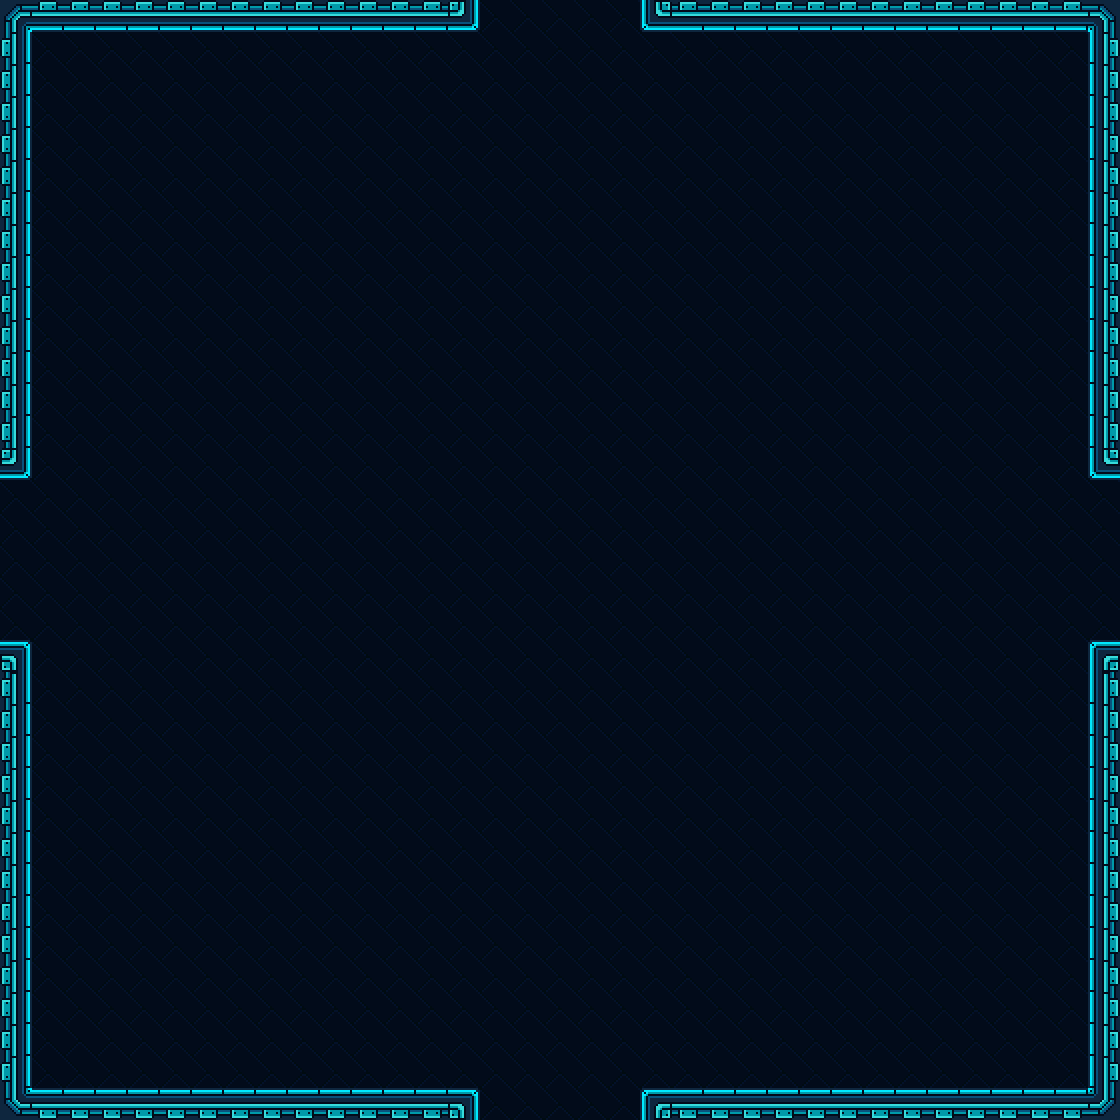

A 2D game scene composited from a Tiled map and its tileset images. What follows is a short description and the map's XML, with every tile layer's data as written:
An orthogonal 35x35 tile map with 32x32 px tiles, 1 tile layer (Tile Layer 1), 2 tilesets.

<map version="1.2" tiledversion="1.3.5" orientation="orthogonal" renderorder="right-down" width="35" height="35" tilewidth="32" tileheight="32" infinite="0" nextlayerid="2" nextobjectid="1">
 <editorsettings>
  <export target="base35.csv" format="csv" />
 </editorsettings>
 <properties>
  <property name="background" type="int" value="0" />
  <property name="ladder" type="int" value="3" />
  <property name="platform" type="int" value="2" />
  <property name="solid" type="int" value="1" />
 </properties>
 <tileset firstgid="1" source="../SDLGameTileset.tsx" />
 <tileset firstgid="25" source="../../../MapTiles/sciFiTiles.tsx" />
 <layer id="1" name="Tile Layer 1" width="35" height="35">
  <data encoding="csv">
34,30,30,30,30,30,30,30,30,30,30,30,30,30,38,26,26,26,26,26,39,30,30,30,30,30,30,30,30,30,30,30,30,30,35,
32,26,26,26,26,26,26,26,26,26,26,26,26,26,26,26,26,26,26,26,26,26,26,26,26,26,26,26,26,26,26,26,26,26,33,
32,26,26,26,26,26,26,26,26,26,26,26,26,26,26,26,26,26,26,26,26,26,26,26,26,26,26,26,26,26,26,26,26,26,33,
32,26,26,26,26,26,26,26,26,26,26,26,26,26,26,26,26,26,26,26,26,26,26,26,26,26,26,26,26,26,26,26,26,26,33,
32,26,26,26,26,26,26,26,26,26,26,26,26,26,26,26,26,26,26,26,26,26,26,26,26,26,26,26,26,26,26,26,26,26,33,
32,26,26,26,26,26,26,26,26,26,26,26,26,26,26,26,26,26,26,26,26,26,26,26,26,26,26,26,26,26,26,26,26,26,33,
32,26,26,26,26,26,26,26,26,26,26,26,26,26,26,26,26,26,26,26,26,26,26,26,26,26,26,26,26,26,26,26,26,26,33,
32,26,26,26,26,26,26,26,26,26,26,26,26,26,26,26,26,26,26,26,26,26,26,26,26,26,26,26,26,26,26,26,26,26,33,
32,26,26,26,26,26,26,26,26,26,26,26,26,26,26,26,26,26,26,26,26,26,26,26,26,26,26,26,26,26,26,26,26,26,33,
32,26,26,26,26,26,26,26,26,26,26,26,26,26,26,26,26,26,26,26,26,26,26,26,26,26,26,26,26,26,26,26,26,26,33,
32,26,26,26,26,26,26,26,26,26,26,26,26,26,26,26,26,26,26,26,26,26,26,26,26,26,26,26,26,26,26,26,26,26,33,
32,26,26,26,26,26,26,26,26,26,26,26,26,26,26,26,26,26,26,26,26,26,26,26,26,26,26,26,26,26,26,26,26,26,33,
32,26,26,26,26,26,26,26,26,26,26,26,26,26,26,26,26,26,26,26,26,26,26,26,26,26,26,26,26,26,26,26,26,26,33,
32,26,26,26,26,26,26,26,26,26,26,26,26,26,26,26,26,26,26,26,26,26,26,26,26,26,26,26,26,26,26,26,26,26,33,
38,26,26,26,26,26,26,26,26,26,26,26,26,26,26,26,26,26,26,26,26,26,26,26,26,26,26,26,26,26,26,26,26,26,39,
26,26,26,26,26,26,26,26,26,26,26,26,26,26,26,26,26,26,26,26,26,26,26,26,26,26,26,26,26,26,26,26,26,26,26,
26,26,26,26,26,26,26,26,26,26,26,26,26,26,26,26,26,26,26,26,26,26,26,26,26,26,26,26,26,26,26,26,26,26,26,
26,26,26,26,26,26,26,26,26,26,26,26,26,26,26,26,26,26,26,26,26,26,26,26,26,26,26,26,26,26,26,26,26,26,26,
26,26,26,26,26,26,26,26,26,26,26,26,26,26,26,26,26,26,26,26,26,26,26,26,26,26,26,26,26,26,26,26,26,26,26,
26,26,26,26,26,26,26,26,26,26,26,26,26,26,26,26,26,26,26,26,26,26,26,26,26,26,26,26,26,26,26,26,26,26,26,
40,26,26,26,26,26,26,26,26,26,26,26,26,26,26,26,26,26,26,26,26,26,26,26,26,26,26,26,26,26,26,26,26,26,41,
32,26,26,26,26,26,26,26,26,26,26,26,26,26,26,26,26,26,26,26,26,26,26,26,26,26,26,26,26,26,26,26,26,26,33,
32,26,26,26,26,26,26,26,26,26,26,26,26,26,26,26,26,26,26,26,26,26,26,26,26,26,26,26,26,26,26,26,26,26,33,
32,26,26,26,26,26,26,26,26,26,26,26,26,26,26,26,26,26,26,26,26,26,26,26,26,26,26,26,26,26,26,26,26,26,33,
32,26,26,26,26,26,26,26,26,26,26,26,26,26,26,26,26,26,26,26,26,26,26,26,26,26,26,26,26,26,26,26,26,26,33,
32,26,26,26,26,26,26,26,26,26,26,26,26,26,26,26,26,26,26,26,26,26,26,26,26,26,26,26,26,26,26,26,26,26,33,
32,26,26,26,26,26,26,26,26,26,26,26,26,26,26,26,26,26,26,26,26,26,26,26,26,26,26,26,26,26,26,26,26,26,33,
32,26,26,26,26,26,26,26,26,26,26,26,26,26,26,26,26,26,26,26,26,26,26,26,26,26,26,26,26,26,26,26,26,26,33,
32,26,26,26,26,26,26,26,26,26,26,26,26,26,26,26,26,26,26,26,26,26,26,26,26,26,26,26,26,26,26,26,26,26,33,
32,26,26,26,26,26,26,26,26,26,26,26,26,26,26,26,26,26,26,26,26,26,26,26,26,26,26,26,26,26,26,26,26,26,33,
32,26,26,26,26,26,26,26,26,26,26,26,26,26,26,26,26,26,26,26,26,26,26,26,26,26,26,26,26,26,26,26,26,26,33,
32,26,26,26,26,26,26,26,26,26,26,26,26,26,26,26,26,26,26,26,26,26,26,26,26,26,26,26,26,26,26,26,26,26,33,
32,26,26,26,26,26,26,26,26,26,26,26,26,26,26,26,26,26,26,26,26,26,26,26,26,26,26,26,26,26,26,26,26,26,33,
32,26,26,26,26,26,26,26,26,26,26,26,26,26,26,26,26,26,26,26,26,26,26,26,26,26,26,26,26,26,26,26,26,26,33,
36,31,31,31,31,31,31,31,31,31,31,31,31,31,40,26,26,26,26,26,41,31,31,31,31,31,31,31,31,31,31,31,31,31,37
</data>
 </layer>
</map>
